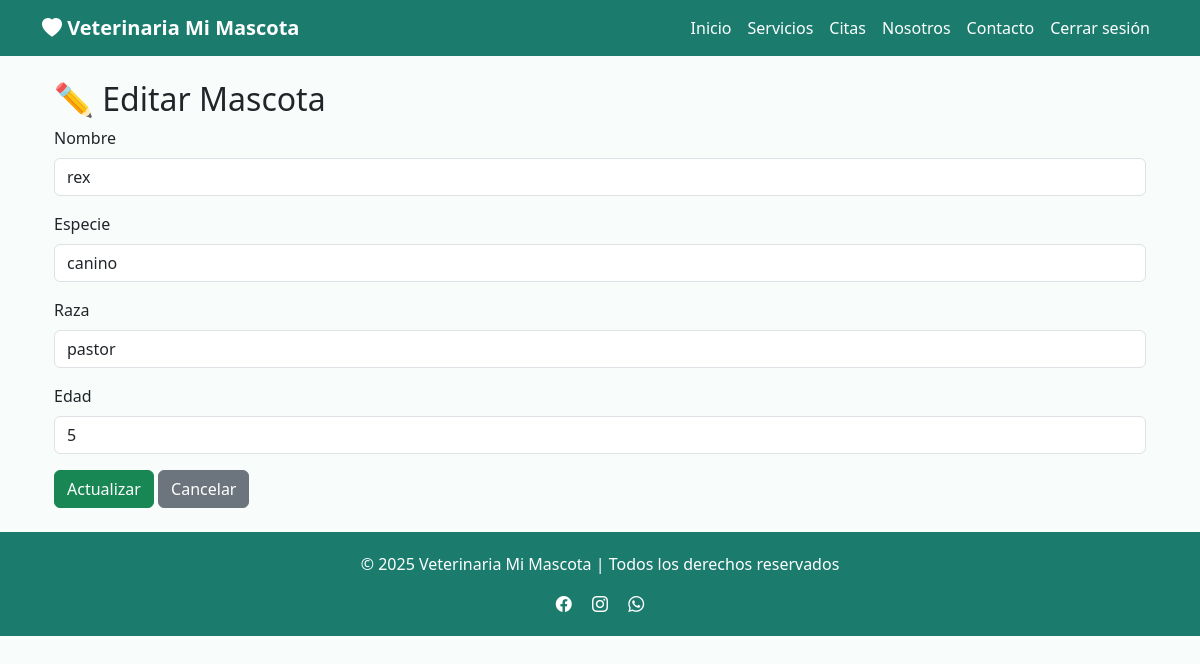
/mascotas/editar/1 (signed in), run on the app's committed database.
### app/models/mascota.py (models this page shows, shortened)
class Mascota(db.Model):
    id = db.Column(db.Integer, primary_key=True)
    nombre = db.Column(db.String(100), nullable=False)
    especie = db.Column(db.String(50), nullable=False)  # perro, gato, etc.
    raza = db.Column(db.String(100))
    edad = db.Column(db.Integer)
    usuario_id = db.Column(db.Integer, db.ForeignKey("usuarios.id_usuario"), nullable=False)
    usuario = db.relationship("Usuario", back_populates="mascotas")

### app/routes/mascotas.py (the view, shortened to what this page needs)
@mascotas_bp.route("/editar/<int:id>", methods=["GET", "POST"])
@login_required
def editar(id):
    mascota = Mascota.query.get_or_404(id)
    if mascota.usuario_id != current_user.id_usuario:
        flash("No tienes permiso para editar esta mascota", "danger")
        return redirect(url_for("mascotas.listar"))
    return render_template("mascotas/editar.html", mascota=mascota)

### app/models/usuario.py (called while the page is built)
    @property
    def is_active(self):
        return True

### app/templates/mascotas/editar.html
{% extends "base.html" %}
{% block content %}
<div class="container mt-4">
    <h2>✏️ Editar Mascota</h2>
    <form method="POST" action="{{ url_for('mascotas.editar', id=mascota.id) }}">
        <div class="mb-3">
            <label class="form-label">Nombre</label>
            <input type="text" name="nombre" class="form-control" value="{{ mascota.nombre }}" required>
        </div>
        <div class="mb-3">
            <label class="form-label">Especie</label>
            <input type="text" name="especie" class="form-control" value="{{ mascota.especie }}" required>
        </div>
        <div class="mb-3">
            <label class="form-label">Raza</label>
            <input type="text" name="raza" class="form-control" value="{{ mascota.raza }}" required>
        </div>
        <div class="mb-3">
            <label class="form-label">Edad</label>
            <input type="number" name="edad" class="form-control" value="{{ mascota.edad }}" min="0" required>
        </div>
        <button type="submit" class="btn btn-success">Actualizar</button>
        <a href="{{ url_for('mascotas.listar') }}" class="btn btn-secondary">Cancelar</a>
    </form>
</div>
{% endblock %}

### app/templates/base.html (style rules this page uses)
body { background-color: #f8fdfb; }

### data on the page
Mascota: nombre "rex", especie "canino", raza "pastor", edad "5"
